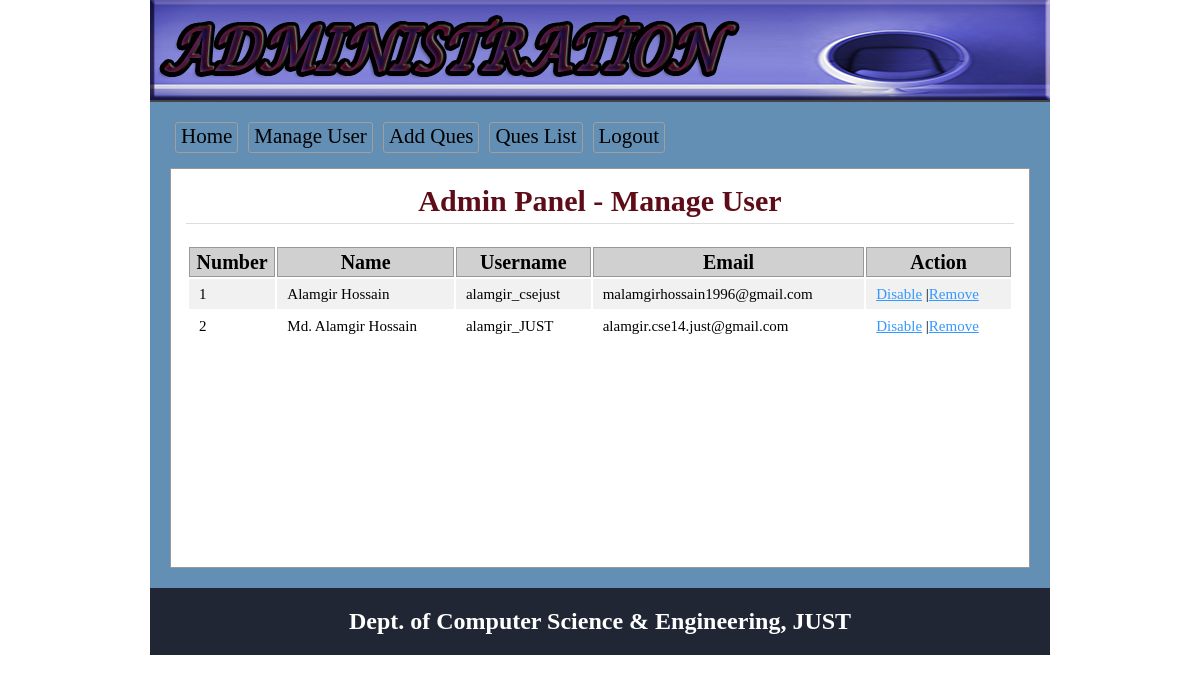
Page /OnlineExam/admin/users.php (signed in) on the committed database.
### tables this page shows
CREATE TABLE `tbl_user` (
  `userid` int(11) NOT NULL,
  `name` varchar(50) NOT NULL,
  `username` varchar(30) NOT NULL,
  `password` varchar(32) NOT NULL,
  `email` varchar(255) NOT NULL,
  `status` int(11) NOT NULL
);

### OnlineExam/lib/Database.php (called while the page is built, shortened)
<?php
Class Database{
	public $host   = DB_HOST;
	public $user   = DB_USER;
	public $pass   = DB_PASS;
	public $dbname = DB_NAME;
	public $link;
	private function connectDB(){
	$this->link = new mysqli($this->host, $this->user, $this->pass, $this->dbname);
 }
	public function select($query){
		$result = $this->link->query($query) or die($this->link->error.__LINE__);
		if($result->num_rows > 0){
			return $result;
		} else {
			return false;
		}
	}
}

### OnlineExam/classes/User.php (called while the page is built, shortened)
<?php
    $filepath = realpath(dirname(__FILE__));
	include_once ($filepath.'/../lib/Database.php');
class User{
	private $db;
	public function __construct(){
		$this->db = new Database();
	}
		public function getAlluser(){
			$query = "select * from tbl_user order by userid desc";
			$result = $this->db->select($query);
			return $result;
		}
}
?>

### OnlineExam/admin/users.php (the view, shortened to what this page needs)
<?php
    $filepath = realpath(dirname(__FILE__));
	include_once ($filepath.'/inc/header.php');
	include_once ($filepath.'/../classes/User.php');
	$usr = new User();
?>
<div class="main">
	<h1>Admin Panel - Manage User</h1>
		<div class = "manageuser">
			<table class = "tblone">
			<tr>
				<th>Number</th>
				<th>Name</th>
				<th>Username</th>
				<th>Email</th>
				<th>Action</th>
			</tr>
	<?php
	$userData = $usr->getAllUser();
	if($userData){
		$i = 0;
		while($result = $userData->fetch_assoc()){
			$i++;
	?>
			<tr>
				<td>
				<?php
				if($result['status'] == '1'){
					echo "<span class = 'error'>".$i."</span>";
				}else{
					echo $i;
				}
				?>
				</td>
				<td>
				<?php
				if($result['status'] == '1'){
					echo "<span class = 'error'>".$result['name']."</span>";
				}else{
					echo $result['name'];
				}
				?>
				</td>
				<td>
				<?php
				if($result['status'] == '1'){
					echo "<span class = 'error'>".$result['username']."</span>";
				}else{
					echo $result['username'];
				}
				?>
				</td>
				<td>
				<?php
				if($result['status'] == '1'){
					echo "<span class = 'error'>".$result['email']."</span>";
				}else{
					echo $result['email'];
				}
				?>
				</td>
				<td>
					<?php  if($result['status'] == '0'){ ?>
						<a onclick = "return confirm('Are you sure to Disable')" href = "?dis=<?php echo $result['userid']; ?>">Disable</a>
					<?php } else {?>
						<a onclick= "return confirm('Are you sure to Enable')" href = "?ena=<?php echo $result['userid']; ?>">Enable</a>
					<?php } ?>
					|<a onclick = "return confirm('Are you sure to Remove')" href = "?del=<?php echo $result['userid']; ?>">Remove</a>
				</td>
			</tr>
	<?php } } ?>
			</table>
</div>
<?php include 'inc/footer.php'; ?>

### OnlineExam/admin/css/admin.css (style rules this page uses)
* { margin:0;padding:0;outline:none }
body { font-family:verdana }
.tblone { width:100%;border:1px solid #fff;margin:20px 0 }
.tblone td { font-size: 15px; padding: 5px 10px; }
table.tblone th { background-color: #d0d0d0; border: 1px solid #999; }
table.tblone tr:nth-child(2n+1) { background:#fff;height:30px; }
table.tblone tr:nth-child(2n) { background:#f1f1f1;height:30px; }
.tblone td a { color:#3399FF; }
.main { background: #fff none repeat scroll 0 0; border: 1px solid #999; margin-top: 10px; min-height: 368px; padding: 15px; width: 828px; }
.main h1 { border-bottom: 1px solid #ddd; text-align: center; color: #766063; margin: 0 0 5px; padding-bottom: 5px; }

### OnlineExam/admin/users.php (style rules this page uses)
.main h1 { font-family: "Times New Roman", Georgia, Serif; font-size: 30px; color:#5e0c17; }
.manageuser { font-family: "Times New Roman", Times, serif; font-size: 20px; }

### rows in the picture
tbl_user: name "Alamgir Hossain", username "alamgir_csejust", email "malamgirhossain1996@gmail.com"
tbl_user: name "Md. Alamgir Hossain", username "alamgir_JUST", email "alamgir.cse14.just@gmail.com"
